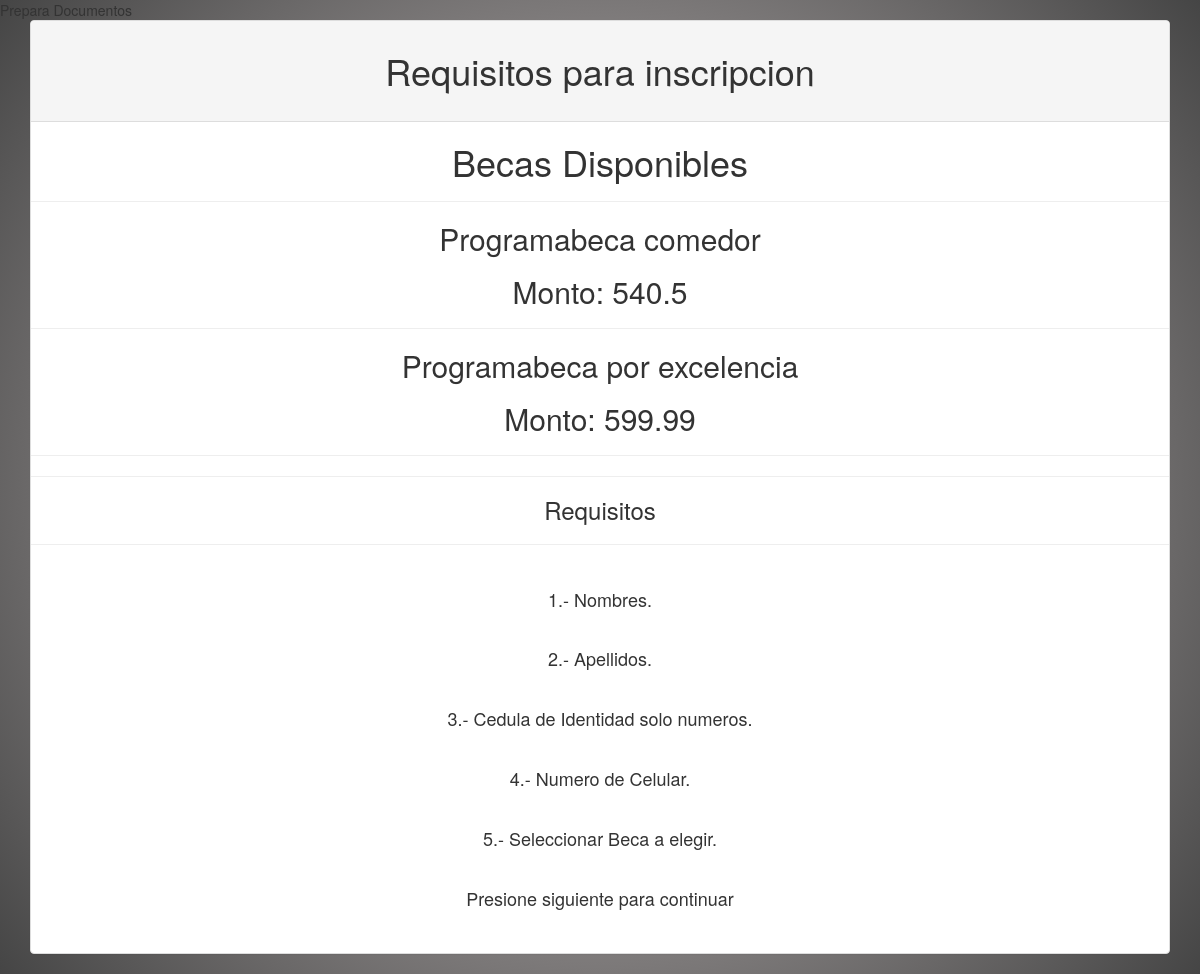
/VerBecas.inc.php, run on the app's committed database.
### tables this page shows
CREATE TABLE `beca` (
  `id` int(11) NOT NULL,
  `nombre_beca` varchar(50) DEFAULT NULL,
  `monto` float DEFAULT NULL
);

### VerBecas.inc.php (the view, shortened to what this page needs)
<link rel="stylesheet" href="bootstrap/css/bootstrap.min.css">
<body style="background: rgb(214,206,206);
background: radial-gradient(circle, rgba(214,206,206,1) 0%, rgba(69,69,69,1) 100%);">
    <div class="wrapper">
        <div class="container">
            <div class="row">
                <div class="col-lg-12">
                    <div class="panel panel-default">
                        <div class="panel-heading">
                            <center>
                                <h1>Requisitos para inscripcion<h1>
                            </center>
                        </div>
                        <?php
                        include "conexion.inc.php";
                        $sql = "select * from beca";
                        $resultado = mysqli_query($con, $sql);
                        ?>
                        <center>
                            <h1>Becas Disponibles</h1>
                            <hr>
                        </center>
                        <?php
                        while ($fila = mysqli_fetch_array($resultado)) {
                        ?>
                            <center>
                                <h2>Programa<?php echo $fila["nombre_beca"] ?></h2>
                                <h2>Monto: <?php echo $fila["monto"] ?></h2>
                                <hr>
                            </center>
                        <?php
                        }
                        ?>
                        <Center>
                            <hr>
                            <h3>Requisitos</h3>
                            <hr>
                        </Center>
                        <div class="panel-body">
                            <div class="table-responsive">
                                <center>
                                    <h4>1.- Nombres.</h4><br>
                                    <h4>2.- Apellidos.</h4><br>
                                    <h4>3.- Cedula de Identidad solo numeros.</h4><br>
                                    <h4>4.- Numero de Celular.</h4><br>
                                    <h4>5.- Seleccionar Beca a elegir.</h4><br>
                                    <h4>Presione siguiente para continuar</h4><br>
                                </center>
                            </div>
                        </div>
                    </div>
                </div>
            </div>
        </div>
</body>

### data on the page
beca: nombre_beca "beca comedor", monto "540.5"
beca: nombre_beca "beca por excelencia", monto "599.99"
